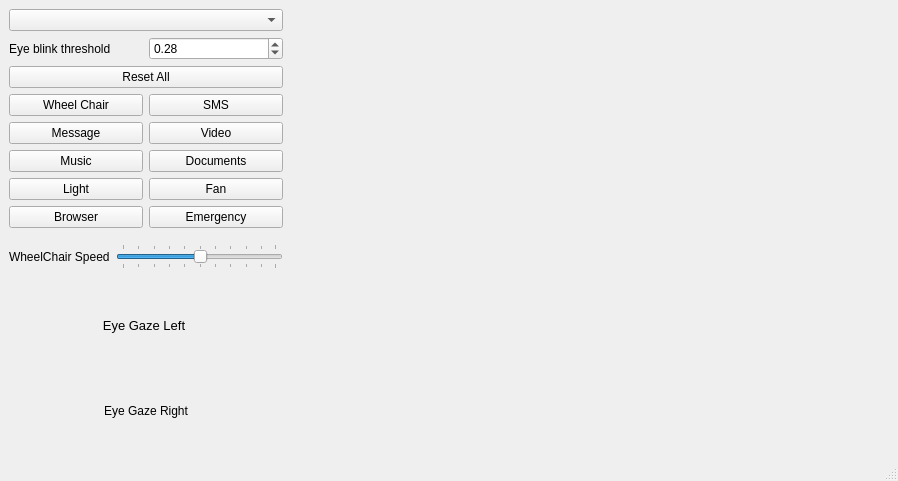
<?xml version="1.0" encoding="UTF-8"?>
<ui version="4.0">
 <class>MainWindow</class>
 <widget class="QMainWindow" name="MainWindow">
  <property name="geometry">
   <rect>
    <x>0</x>
    <y>0</y>
    <width>898</width>
    <height>481</height>
   </rect>
  </property>
  <property name="windowTitle">
   <string>MainWindow</string>
  </property>
  <property name="statusTip">
   <string notr="true"/>
  </property>
  <widget class="QWidget" name="centralwidget">
   <layout class="QVBoxLayout" name="verticalLayout_3">
    <item>
     <layout class="QHBoxLayout" name="horizontalLayout_8">
      <item>
       <layout class="QVBoxLayout" name="verticalLayout_2">
        <item>
         <widget class="QComboBox" name="selectMethodComboBox">
          <property name="currentText">
           <string notr="true" extracomment="None"/>
          </property>
          <property name="currentIndex">
           <number>-1</number>
          </property>
          <property name="maxVisibleItems">
           <number>5</number>
          </property>
          <property name="insertPolicy">
           <enum>QComboBox::NoInsert</enum>
          </property>
          <property name="frame">
           <bool>true</bool>
          </property>
         </widget>
        </item>
        <item>
         <layout class="QHBoxLayout" name="horizontalLayout_5">
          <item>
           <widget class="QLabel" name="label">
            <property name="text">
             <string>Eye blink threshold</string>
            </property>
           </widget>
          </item>
          <item>
           <widget class="QDoubleSpinBox" name="eyeThreshold">
            <property name="singleStep">
             <double>0.010000000000000</double>
            </property>
            <property name="value">
             <double>0.280000000000000</double>
            </property>
           </widget>
          </item>
         </layout>
        </item>
        <item>
         <widget class="QPushButton" name="resetButton">
          <property name="text">
           <string>Reset All</string>
          </property>
         </widget>
        </item>
        <item>
         <layout class="QVBoxLayout" name="verticalLayout">
          <item>
           <layout class="QHBoxLayout" name="horizontalLayout">
            <item>
             <widget class="QPushButton" name="b1_1">
              <property name="text">
               <string>Wheel Chair</string>
              </property>
             </widget>
            </item>
            <item>
             <widget class="QPushButton" name="b1_2">
              <property name="text">
               <string>SMS</string>
              </property>
             </widget>
            </item>
           </layout>
          </item>
          <item>
           <layout class="QHBoxLayout" name="horizontalLayout_2">
            <item>
             <widget class="QPushButton" name="b1_3">
              <property name="text">
               <string>Message</string>
              </property>
             </widget>
            </item>
            <item>
             <widget class="QPushButton" name="b2_1">
              <property name="text">
               <string>Video</string>
              </property>
             </widget>
            </item>
           </layout>
          </item>
          <item>
           <layout class="QHBoxLayout" name="horizontalLayout_3">
            <item>
             <widget class="QPushButton" name="b2_2">
              <property name="text">
               <string>Music</string>
              </property>
             </widget>
            </item>
            <item>
             <widget class="QPushButton" name="b2_3">
              <property name="text">
               <string>Documents</string>
              </property>
             </widget>
            </item>
           </layout>
          </item>
          <item>
           <layout class="QHBoxLayout" name="horizontalLayout_4">
            <item>
             <widget class="QPushButton" name="b3_1">
              <property name="text">
               <string>Light</string>
              </property>
             </widget>
            </item>
            <item>
             <widget class="QPushButton" name="b3_2">
              <property name="text">
               <string>Fan</string>
              </property>
             </widget>
            </item>
           </layout>
          </item>
          <item>
           <layout class="QHBoxLayout" name="horizontalLayout_7">
            <item>
             <widget class="QPushButton" name="b4_1">
              <property name="text">
               <string>Browser</string>
              </property>
             </widget>
            </item>
            <item>
             <widget class="QPushButton" name="b4_2">
              <property name="text">
               <string>Emergency</string>
              </property>
             </widget>
            </item>
           </layout>
          </item>
         </layout>
        </item>
        <item>
         <layout class="QHBoxLayout" name="horizontalLayout_6">
          <property name="topMargin">
           <number>10</number>
          </property>
          <property name="bottomMargin">
           <number>10</number>
          </property>
          <item>
           <widget class="QLabel" name="label_2">
            <property name="text">
             <string>WheelChair Speed</string>
            </property>
           </widget>
          </item>
          <item>
           <widget class="QSlider" name="chairSpeedSlider">
            <property name="minimum">
             <number>0</number>
            </property>
            <property name="value">
             <number>50</number>
            </property>
            <property name="orientation">
             <enum>Qt::Horizontal</enum>
            </property>
            <property name="invertedAppearance">
             <bool>false</bool>
            </property>
            <property name="invertedControls">
             <bool>false</bool>
            </property>
            <property name="tickPosition">
             <enum>QSlider::TicksBothSides</enum>
            </property>
           </widget>
          </item>
         </layout>
        </item>
        <item>
         <widget class="QLabel" name="left_gaze_label">
          <property name="minimumSize">
           <size>
            <width>270</width>
            <height>0</height>
           </size>
          </property>
          <property name="maximumSize">
           <size>
            <width>270</width>
            <height>16777215</height>
           </size>
          </property>
          <property name="font">
           <font>
            <pointsize>10</pointsize>
            <weight>50</weight>
            <bold>false</bold>
           </font>
          </property>
          <property name="text">
           <string>Eye Gaze Left</string>
          </property>
          <property name="scaledContents">
           <bool>false</bool>
          </property>
          <property name="alignment">
           <set>Qt::AlignCenter</set>
          </property>
          <property name="margin">
           <number>19</number>
          </property>
         </widget>
        </item>
        <item>
         <widget class="QLabel" name="right_gaze_label">
          <property name="minimumSize">
           <size>
            <width>30</width>
            <height>70</height>
           </size>
          </property>
          <property name="text">
           <string>Eye Gaze Right</string>
          </property>
          <property name="alignment">
           <set>Qt::AlignCenter</set>
          </property>
         </widget>
        </item>
       </layout>
      </item>
      <item>
       <widget class="QLabel" name="main_image_label">
        <property name="enabled">
         <bool>true</bool>
        </property>
        <property name="minimumSize">
         <size>
          <width>600</width>
          <height>300</height>
         </size>
        </property>
        <property name="text">
         <string/>
        </property>
        <property name="margin">
         <number>5</number>
        </property>
       </widget>
      </item>
     </layout>
    </item>
   </layout>
  </widget>
  <widget class="QStatusBar" name="statusBar"/>
 </widget>
 <resources/>
 <connections/>
</ui>
